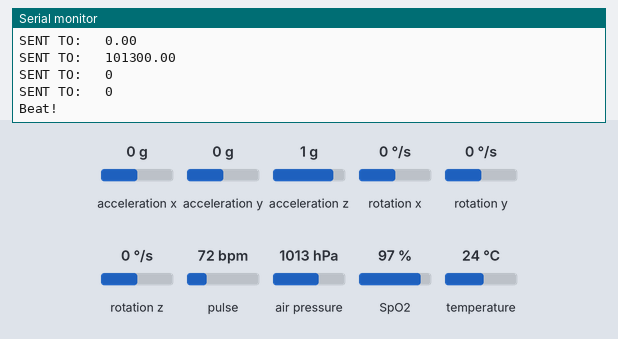
The sketch below on a simulated ESP32. Parts: the last lines printed to the serial monitor. The inputs (shaded band) are chosen by the test bench; at power-on: pulse 72 bpm, air pressure 1013 hPa, SpO2 97 %, acceleration x 0 g, acceleration y 0 g, acceleration z 1 g, rotation x 0 °/s, rotation y 0 °/s, rotation z 0 °/s, temperature 24 °C. WiFi joins after 1.5 s; servers stay silent unless stated.

Above: at 5.7 s.
5.8 s: pulse set to 42 bpm
At 6.64 s:
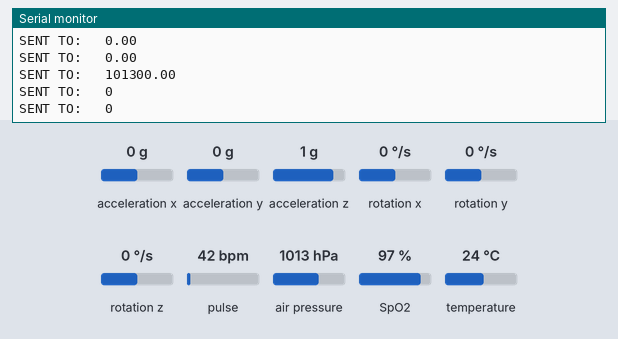
7.3 s: air pressure set to 952 hPa
At 8.64 s:
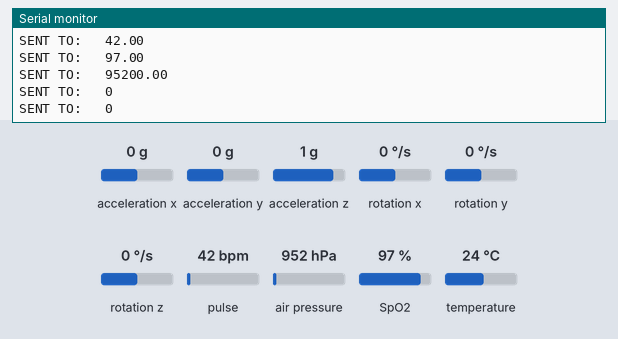
8.8 s: SpO2 set to 80 %
At 8.84 s:
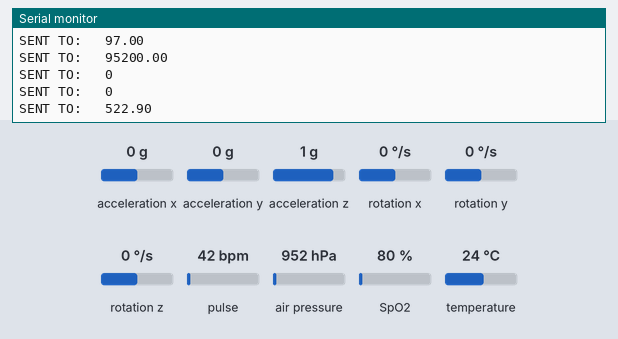
Timing chart, 0 to 11.8 s (numbered marks = the images above; inputs shaded):
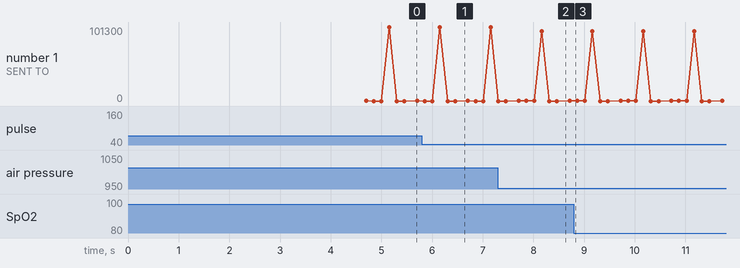

The sketch:

esp32_spc.ino
```cpp
#include <Arduino.h>
#include <Wire.h>

// --------------------

#include<WiFi.h>
#include<Firebase_ESP_Client.h>
#include "addons/TokenHelper.h"
#include "addons/RTDBHelper.h"

// --------------------

#define WIFI_SSID "TROCAR PARA NOME DO WIFI"
#define WIFI_PASSWORD "TROCAR PARA SENHA DO WIFI"

// --------------------

#define API_KEY "ADICIONAR CHAVE DA API"
#define DATABASE_URL "ADICIONAR URL DA API"

// --------------------

#define DEBUG 1

#if DEBUG == 1
#define debug(x) Serial.print(x)
#define debugln(x) Serial.println(x)
#else
#define debug(x)
#define debugln(x)
#endif

// --------------------

#include "MAX30100_PulseOximeter.h"
#include <MPU6050_tockn.h>
#include <Adafruit_BMP085.h>

// --------------------

unsigned long sendDataPrevMillis = 0;
bool SPCflag = false;

// --------------------

FirebaseData fbdo;
FirebaseAuth auth;
FirebaseConfig config;

bool signupOK = false;

// --------------------

Adafruit_BMP085 bmp;
PulseOximeter pox;
MPU6050 mpu6050(Wire);

// --------------------

void onBeatDetected() {
    Serial.println("Beat!");
}

// --------------------

int readCloudInt(String var_name)
{
  if (Firebase.RTDB.getInt(&fbdo, var_name))
  {
    int returned_value = fbdo.intData();

    return returned_value;
  }

  else
  {
    debug("FAILED REASON: ");
    debug(fbdo.errorReason());
    debugln();

    return 9999999;
  }
}

void writeCloudInt(String var_name, int var_value)
{
  if(Firebase.RTDB.setInt(&fbdo, var_name, var_value))
  {
    debug("SENT TO: ");
    debug(fbdo.dataPath());
    debug(" ");
    debug(fbdo.dataType());
    debug(" ");
    debug(var_value);
    debugln();
  }

  else
  {
    debug("FAILED REASON: ");
    debug(fbdo.errorReason());
    debugln();
  }
}

int readCloudDouble(String var_name)
{
  if (Firebase.RTDB.getDouble(&fbdo, var_name))
  {
    int returned_value = fbdo.doubleData();

    return returned_value;
  }

  else
  {
    debug("FAILED REASON: ");
    debug(fbdo.errorReason());
    debugln();

    return 9999999.99;
  }
}

void writeCloudDouble(String var_name, double var_value)
{
  if(Firebase.RTDB.setDouble(&fbdo, var_name, var_value))
  {
    debug("SENT TO: ");
    debug(fbdo.dataPath());
    debug(" ");
    debug(fbdo.dataType());
    debug(" ");
    debug(var_value);
    debugln();
  }

  else
  {
    debug("FAILED REASON: ");
    debug(fbdo.errorReason());
    debugln();
  }
}

void writeCloudBool(String var_name, bool var_value)
{
  if(Firebase.RTDB.setBool(&fbdo, var_name, var_value))
  {
    debug("SENT TO: ");
    debug(fbdo.dataPath());
    debug(" ");
    debug(fbdo.dataType());
    debug(" ");
    debug(var_value);
    debugln();
  }

  else
  {
    debug("FAILED REASON: ");
    debug(fbdo.errorReason());
    debugln();
  }
}

String readCloudString(String var_name)
{
  if (Firebase.RTDB.getString(&fbdo, var_name))
  {
    String returned_value = fbdo.stringData();

    return returned_value;
  }

  else
  {
    debug("FAILED REASON: ");
    debug(fbdo.errorReason());
    debugln();

    return "FAIL";
  }
}

// --------------------

void setup()
{
  debugln("SETUP");
  Serial.begin(9600);

  // --------------------

  WiFi.begin(WIFI_SSID, WIFI_PASSWORD);
  debug("conetando ao wifi");

  while (WiFi.status() != WL_CONNECTED)
  {
    debugln("ainda conectando");
    delay(300);
  }

  debugln();
  debug("Conectado ao ip: ");
  debugln(WiFi.localIP());
  debugln();

  // --------------------

  config.api_key = API_KEY;
  config.database_url = DATABASE_URL;

  if(Firebase.signUp(&config, &auth, "", "")){
    debugln("signUp OK");
    signupOK = true;
  }

  else
  {
    debugln(config.signer.signupError.message.c_str());
  }

  config.token_status_callback = tokenStatusCallback;

  Firebase.begin(&config, &auth);
  Firebase.reconnectWiFi(true);

  // --------------------

  debugln("Initializing pulse oximeter..");

  if (!pox.begin()) {
    debugln("pulse oximeter FAILED");
    for(;;);
  } else {
    debugln("pulse oximeter SUCCESS");
  }

  // Configure sensor to use 6MA for LED drive
  pox.setIRLedCurrent(MAX30100_LED_CURR_30_6MA);

  // Register a callback routine
  pox.setOnBeatDetectedCallback(onBeatDetected);

  // --------------------

  mpu6050.begin();
  mpu6050.calcGyroOffsets(true);

  // --------------------

  bmp.begin();
}

void loop() {
  // Read temperature (°C)
  float temperature = bmp.readTemperature();

  // Read pressure (Pa)
  float pressure = bmp.readPressure();

  // Read altitude (approximation, based on sea level pressure)
  float altitude = bmp.readAltitude(101325); // Standard pressure at sea level

  // --------------------

  mpu6050.update();
  pox.update();

  // --------------------

  float accX = mpu6050.getAccX();
  float accY = mpu6050.getAccY();
  float accZ = mpu6050.getAccZ();

  if (sqrt(sq(accX) + sq(accY) + sq(accZ)) > 24) {
    SPCflag = true;
  }

  // --------------------

  if (millis() - sendDataPrevMillis > 1000 || sendDataPrevMillis == 0) {
    if (Firebase.ready() && signupOK) {
      sendDataPrevMillis = millis();

	  float heartRate = pox.getHeartRate();
      float oxigenRate = pox.getSpO2();

      writeCloudDouble("/Dados_vitais/altitude", altitude);
      writeCloudDouble("/Dados_vitais/bpm", heartRate);
      writeCloudDouble("/Dados_vitais/oxigenacao", oxigenRate);
      writeCloudDouble("/Dados_vitais/pressao_atmosferica", pressure);

      writeCloudBool("/Flags/socorro", false);
      writeCloudBool("/Flags/spc", SPCflag);
    }
  }
}
```

Measured:
- after the input at 7.3 s, the serial monitor: prints a new line after 0.41 s (image 2)
- plotted number 1: 101300 → 522.9 after the input at 7.3 s
